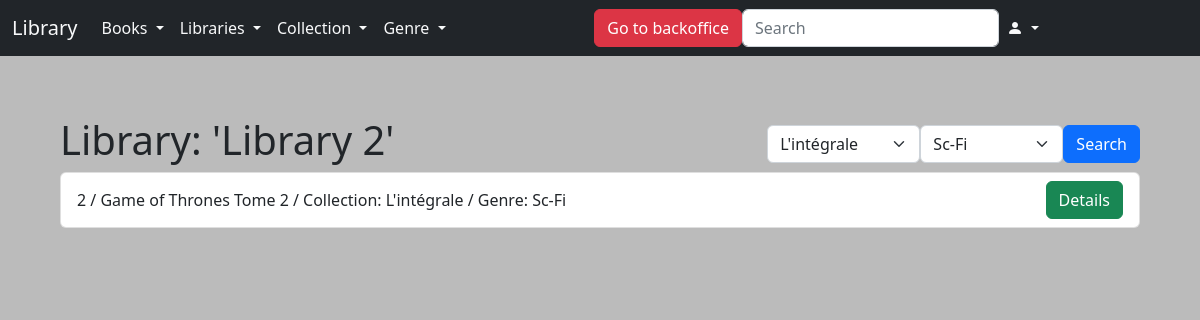
The page /lib/book/list/lib=2&col=0&gen=0 on the database its author committed.
### lib/models.py (models this page shows, shortened)
class Books(models.Model):
    collection = models.ForeignKey(Collection, on_delete=models.RESTRICT)
    genre = models.ForeignKey(Genre, on_delete=models.RESTRICT)
    title = models.CharField(max_length=200)
    author = models.CharField(max_length=200)
    url_image = models.CharField(max_length=500)
    publisher = models.CharField(max_length=200)
    creation_date = models.DateTimeField(auto_now_add=True)
    modification_date = models.DateTimeField(auto_now=True)

class Collection(models.Model):
    name = models.CharField(max_length=200)
    creation_date = models.DateTimeField(auto_now_add=True)
    modification_date = models.DateTimeField(auto_now=True)

class Genre(models.Model):
    name = models.CharField(max_length=200)
    creation_date = models.DateTimeField(auto_now_add=True)
    modification_date = models.DateTimeField(auto_now=True)

### lib/views.py (the view)
# urls.py: path('book/list/lib=<int:idL>&col=<int:idC>&gen=<int:idG>', views.list_books, name='list_books'),
def list_books(request, idL, idC, idG):
    m = ''
    if request.method == 'POST':
        collec = Collection.objects.get(pk=request.POST["collection"])
        gen = Genre.objects.get(pk=request.POST["genre"])
        books = Books.objects.filter(genre=gen, collection=collec)
        search = "Collection: '" + collec.name + "' and genre: '" + gen.name + "'"
    else:
        if idL != 0:
            library = Library.objects.get(pk=idL)
            lib = InstanceBook.objects.filter(id_library=library)
            list_b = []
            for l in lib:
                if l.id_books not in list_b:
                    list_b.append(l.id_books.pk)
            books = Books.objects.filter(id__in=list_b)
            search = "Library: '" + library.name + "'"
            location = geocoder.osm(library.address_name + ', ' + library.address_zip_code + ' ' + library.address_city)
            lat = location.lat
            lng = location.lng
            m = folium.Map(location=[lat, lng], zoom_start=12)
            folium.Marker([lat, lng]).add_to(m)
            m = m._repr_html_()
        elif idG != 0:
            genre = Genre.objects.get(pk=idG)
            books = Books.objects.filter(genre=genre)
            search = "Genre: '" + genre.name + "'"
        elif idC != 0:
            collection = Collection.objects.get(id=idC)
            books = Books.objects.filter(collection=collection)
            search = "Collection: '" + collection.name + "'"
        else:
            books = Books.objects.all()
            search = "All books"
    return render(request, 'lib/book/list_books.html', {'books': books, 'search': search, 'm': m })

### library/context_processors.py (called while the page is built)
def extras(request):
    libraries = Library.objects.all()
    genre = Genre.objects.all()
    collection = Collection.objects.all()
    users = User.objects.all().order_by('-date_joined')
    userdata = UserData.objects.all()
    books = Books.objects.all()
    instances = InstanceBook.objects.all()
    lecture_group = LectureGroup.objects.all()
    lecturer = Lecturer.objects.all()
    forum = Forum.objects.all()
    return {
        'context_libraries': libraries,
        'context_genre': genre,
        'context_collection': collection,
        'context_users': users,
        'context_user_data': userdata,
        'context_books': books,
        'context_instances': instances,
        'context_lecture_group': lecture_group,
        'context_lecturer': lecturer,
        'context_forums': forum,
    }

### lib/templates/lib/book/list_books.html (shortened to what this page needs)
{% extends 'lib/index.html' %}
{% block content %}
    {% load permission_tags %}
    <li class="list-group-item d-flex justify-content-between align-items-center">
        <div>
            {% if t and n %}
                <h1>{{ t }}: {{ n }}</h1>
            {% else %}
                <h1>{{ search }}</h1>
            {% endif %}
        </div>
        <div >
            <form action="{% url 'list_books' idL=0 idG=0 idC=0 %}" method="post" style="display:flex">
                    <fieldset>
                        <li class="list-group-item d-flex justify-content-between align-items-center">
                            <div>
                                <select id="collection" class="form-select" name="collection">
                                    {% for coll in context_collection %}
                                        <option value="{{ coll.id }}">{{ coll.name }}</option>
                                    {% endfor %}
                                </select>
                            </div>
                            <div>
                                <select id="genre" class="form-select" name="genre">
                                    {% for gen in context_genre %}
                                        <option value="{{ gen.id }}">{{ gen.name }}</option>
                                    {% endfor %}
                                </select>
                            </div>
                    </fieldset>
                    <button type="submit" class="btn btn-primary" style="margin: auto 0 0 0">Search</button>
                </li>
    <ul class="list-group">
        {% for book in books %}
            <li class="list-group-item d-flex justify-content-between align-items-center">
                {{ book.pk }} / {{ book.title }} / Collection: {{ book.collection.name }} / Genre: {{ book.genre.name }}
                <a class="btn btn-success" href="{% url 'book_page' book.pk %}" role="button">
                    Details
                </a>
           </li>
        {% endfor %}
    </ul>
{% endblock content %}

### rows shown on the page
Books: pk "2", title "Game of Thrones Tome 2", collection.name "L'intégrale", genre.name "Sc-Fi"

### other values the page prints
{{ search }} "Library: 'Library 2'"
form field collection "L'intégrale"
form field genre "Sc-Fi"
